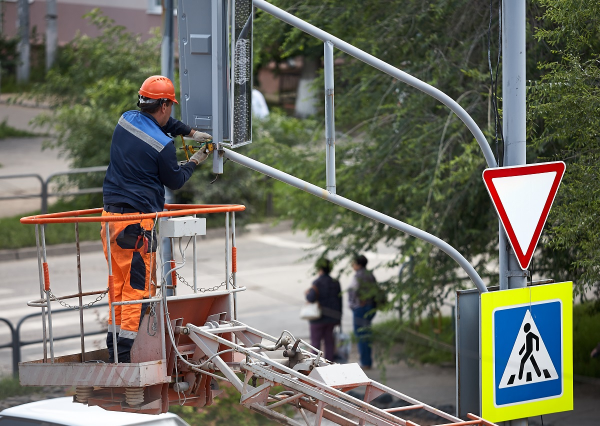
//> input picture machine_learning/activity_1/objects-to-detect.jpg, 1200 x 852 px (shown at 1/2 size)
$ ./findingmask_main objects-to-detect.jpg   (built with g++ and OpenCV 4)
//> lines starting //> are read from the running program, lines starting //| are printed output that depends on the picture; after the words box and inside, x2 and y2 are one past the last pixel; in counts of white or black regions, pixels touching at a corner belong together
/*
 * Simple Object Detection by thresholding with mask
 * File: findingmask_main.cpp
 */

// Importing needed library
#include <opencv2/opencv.hpp>
#include <opencv2/highgui.hpp>
#include <opencv2/imgproc.hpp>
#include <opencv2/highgui/highgui_c.h>

#include <iostream>

// #include <onnxruntime_cxx_api.h>

/*
 * Convenient way for choosing right Colour Mask to Detect needed Object
 * Algorithm:
 * Reading RGB image --> Converting to HSV --> Getting Mask
 * Result:
 * min_blue, min_green, min_red = 21, 222, 70
 * max_blue, max_green, max_red = 176, 255, 255
 */

/*
 * cmake -DCMAKE_BUILD_TYPE=DEBUG ..
 * g++ main.cpp -o output -std=c++11 `pkg-config --cflags --libs opencv4`
 * pkg-config --modversion opencv4
 * https://docs.opencv.org/4.x/index.html
 *
 * opencv version 4.10.0
 * https://www.youtube.com/watch?v=KecMlLUuiE4&list=PL1m2M8LQlzfKtkKq2lK5xko4X-8EZzFPI&index=2
 * https://www.youtube.com/watch?v=mRhQmRm_egc
 *
 */

/*
 * Preparing Track Bars - return void.
 */
void on_trackbar( int, void* )
{
}


int main( int argc, char** argv )
{
   std::cout << "Number of arguments: " << argc << std::endl;

   if( argc != 2 )
   {
      std::cout <<  "Please enter image file .. " << std::endl ;
      return -1;
   }

   cv::Mat my_image = cv::imread(argv[1]);
//> my_image is the input picture: 852 rows x 1200 cols, CV_8UC3; mean B, G, R 96.6, 108.9, 109
   cv::namedWindow("Windows", 0);
   cv::imshow("Windows", my_image);
   cv::waitKey( 0 );

   /*
    * Giving name to the window with Track Bars and specifying that window is resizable
    * Defining Track Bars for convenient process of choosing colours
    * https://docs.opencv.org/3.4/da/d6a/tutorial_trackbar.html
    */
   cv::namedWindow( "Track Bars",
                    cv::WINDOW_NORMAL );

   // For minimum range
   const int slider_max = 255;

   cv::createTrackbar("min_blue", "Track Bars", nullptr, slider_max, on_trackbar);
//> slider 'min_blue' is set to 51
   cv::createTrackbar("min_green", "Track Bars", nullptr, slider_max, on_trackbar);
//> slider 'min_green' is set to 51
   cv::createTrackbar("min_red", "Track Bars", nullptr, slider_max, on_trackbar);
//> slider 'min_red' is set to 51

   // For maximum range
   cv::createTrackbar("max_blue", "Track Bars", nullptr, slider_max, on_trackbar);
//> slider 'max_blue' is set to 255
   cv::createTrackbar("max_green", "Track Bars", nullptr, slider_max, on_trackbar);
//> slider 'max_green' is set to 255
   cv::createTrackbar("max_red", "Track Bars", nullptr, slider_max, on_trackbar);
//> slider 'max_red' is set to 255


   // cv::waitKey( 0 );

   // Reading image with OpenCV library. In this way image is opened already as an array
   // WARNING! OpenCV by default reads images in BGR format
   cv::Mat image_BGR = cv::imread("objects-to-detect.jpg");

   // Resizing image in order to use smaller windows
   cv::resize(image_BGR, image_BGR, cv::Size(600, 426), 0, 0, cv::INTER_LINEAR_EXACT);
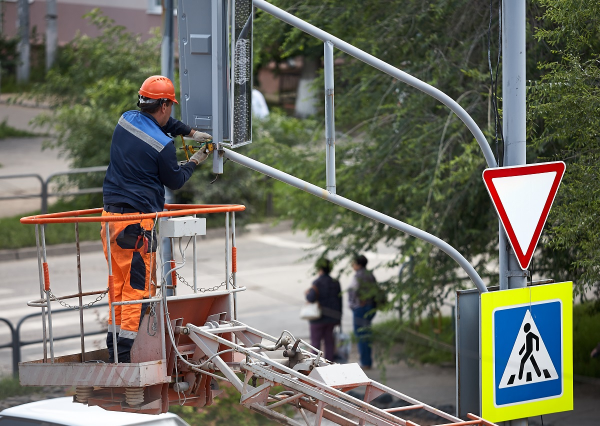
//> image_BGR: 426 rows x 600 cols, CV_8UC3; mean B, G, R 96.7, 109, 109.2

   cv::namedWindow( "Original Image", cv::WINDOW_NORMAL );
   cv::imshow( "Original Image" , image_BGR);

   // cv::waitKey( 0 );

   // Converting original Image to Hue, Saturation and Value format (HSV)
   cv::Mat image_HSV;
   cv::cvtColor( image_BGR, image_HSV, cv::COLOR_BGR2HSV, 0);
//> image_HSV: 426 rows x 600 cols, CV_8UC3; mean H, S, V 57.7, 69.7, 119.9

   cv::namedWindow("HSV Image", cv::WINDOW_NORMAL);
   cv::imshow("HSV Image", image_HSV);
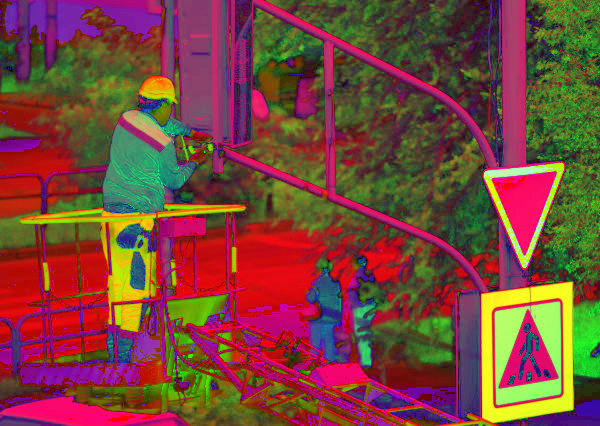
//> window 'HSV Image': 426 rows x 600 cols, CV_8UC3; mean B, G, R 57.7, 69.7, 119.9

   // cv::waitKey( 0 );

   double min_blue = 0.0;
   double min_green = 0.0;
   double min_red = 0.0;

   // For maximum range
   double max_blue = 0.0;
   double max_green = 0.0;
   double max_red = 0.0;


   // Defining loop for choosing right colours for he Mask.
   while( true )
   {
      // Defining variables for saving values of the Track Bars
      // For minimum range
      min_blue = cv::getTrackbarPos("min_blue", "Track Bars");
      min_green = cv::getTrackbarPos("min_green", "Track Bars");
      min_red = cv::getTrackbarPos("min_red", "Track Bars");

      // For maximum range
      max_blue = cv::getTrackbarPos("max_blue", "Track Bars");
      max_green = cv::getTrackbarPos("max_green", "Track Bars");
      max_red = cv::getTrackbarPos("max_red", "Track Bars");

      // Implementing Mask with chosen colours from Track Bars to HSV Image
      // Defining lower bounds and upper bounds for thresholding
      cv::Mat Mask;
      cv:inRange( image_HSV,
                  cv::Scalar(min_blue, min_green, min_red),
                  cv::Scalar(max_blue, max_green, max_red),
                  Mask );
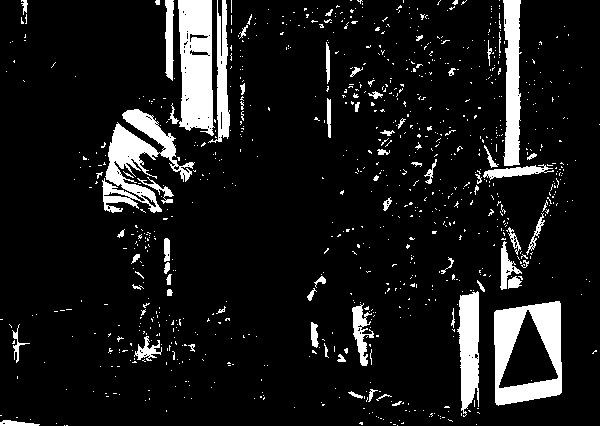
//> Mask: 426 rows x 600 cols, CV_8UC1; 10.1% white; 898 white regions (829 under 20 px), largest, box (x1, y1, x2, y2) and area: (494, 301, 562, 406) 4030, (178, 0, 215, 136) 3988, (102, 109, 195, 213) 3720

      // Showing Binary Image with implemented Mask
      // Giving name to the window with Mask
      // And specifying that window is resizable
      cv::namedWindow( "Binary Image with Mask", cv::WINDOW_NORMAL );
      cv::imshow( "Binary Image with Mask", Mask );

      // Breaking the loop if 'q' is pressed
      if ( cv::waitKey(1) == 'q')
//> the 'q' key is pressed
         break;

   }

   // Destroying all opened windows
   cv::destroyAllWindows();

   // Printing final chosen Mask numbers
   std::cout << "min_blue, min_green, min_red" << std::endl;
   std::cout << min_blue << "   " << min_green << "   " << min_red << std::endl;
   std::cout << "max_blue, max_green, max_red" << std::endl;
   std::cout << max_blue << "   " << max_green << "   " << max_red << std::endl;

   return 0;
}

$ run again, with machine_learning/activity_1/blue-traffic-sign-to-print.jpg copied over machine_learning/activity_1/objects-to-detect.jpg
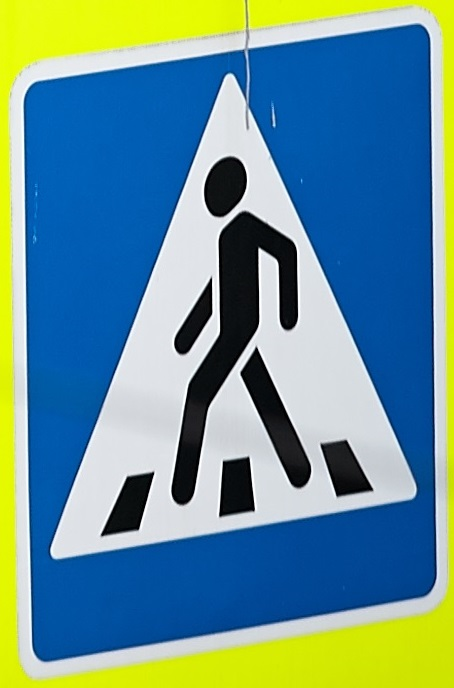
//> input picture machine_learning/activity_1/blue-traffic-sign-to-print.jpg, 454 x 688 px
//> my_image is the input picture: 688 rows x 454 cols, CV_8UC3; mean B, G, R 148.1, 144.5, 101.9
//> image_HSV: 426 rows x 600 cols, CV_8UC3; mean H, S, V 92.8, 165.1, 183.8
//> `cv::imshow("HSV Image", image_HSV);`:
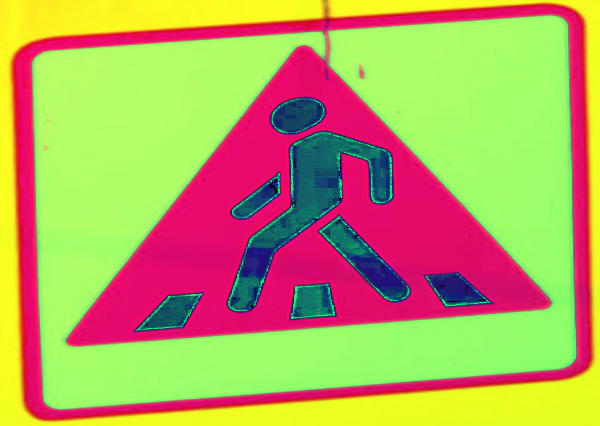
//> window 'HSV Image': 426 rows x 600 cols, CV_8UC3; mean B, G, R 92.8, 165.1, 183.8
//> `cv:inRange( image_HSV, cv::Scalar(min_blue, min_green, min_red), cv::S..`:
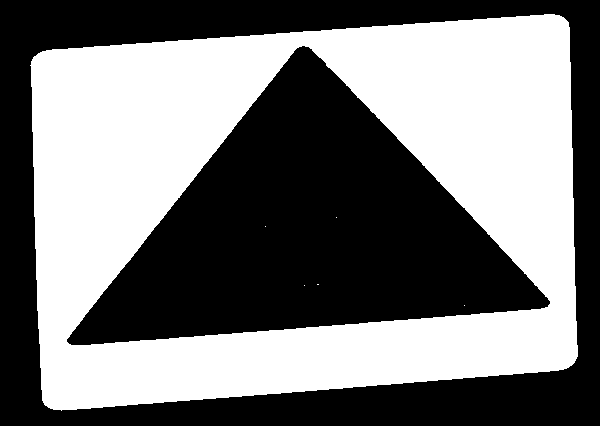
//> Mask: 426 rows x 600 cols, CV_8UC1; 47.7% white; 6 white regions (5 under 20 px), largest, box (x1, y1, x2, y2) and area: (30, 14, 578, 411) 121979

$ run again, with machine_learning/activity_1/red-traffic-sign-to-print.jpg copied over machine_learning/activity_1/objects-to-detect.jpg
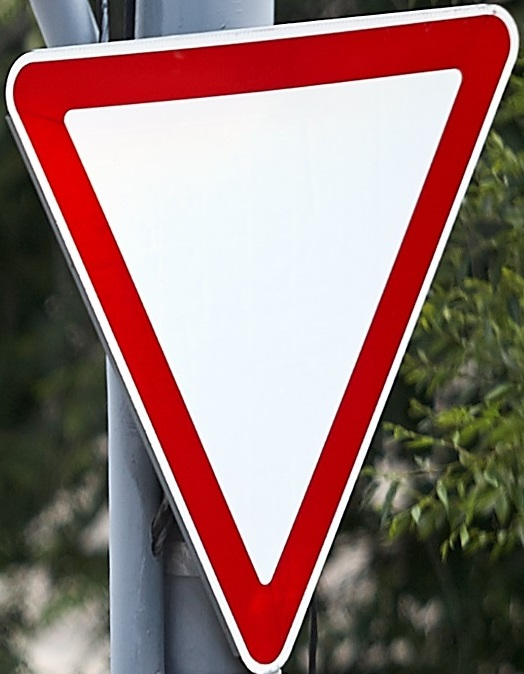
//> input picture machine_learning/activity_1/red-traffic-sign-to-print.jpg, 524 x 674 px
//> my_image is the input picture: 674 rows x 524 cols, CV_8UC3; mean B, G, R 116.1, 119.5, 149.6
//> image_HSV: 426 rows x 600 cols, CV_8UC3; mean H, S, V 78.5, 84.6, 156.7
//> `cv::imshow("HSV Image", image_HSV);`:
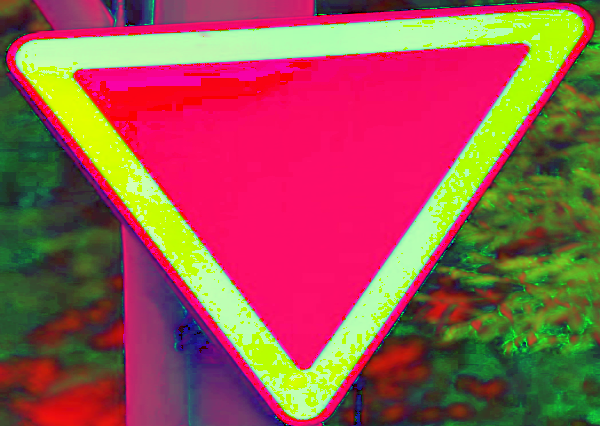
//> window 'HSV Image': 426 rows x 600 cols, CV_8UC3; mean B, G, R 78.5, 84.6, 156.7
//> `cv:inRange( image_HSV, cv::Scalar(min_blue, min_green, min_red), cv::S..`:
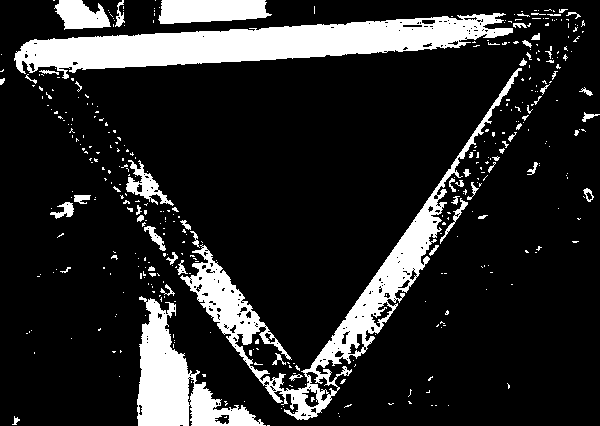
//> Mask: 426 rows x 600 cols, CV_8UC1; 15.9% white; 400 white regions (340 under 20 px), largest, box (x1, y1, x2, y2) and area: (14, 13, 513, 79) 14695, (180, 68, 522, 420) 11314, (137, 296, 266, 426) 6500

$ run again, with machine_learning/activity_1/blueball_image.jpeg copied over machine_learning/activity_1/objects-to-detect.jpg
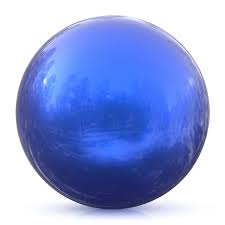
//> input picture machine_learning/activity_1/blueball_image.jpeg, 225 x 225 px
//> my_image is the input picture: 225 rows x 225 cols, CV_8UC3; mean B, G, R 221.6, 163.9, 147.4
//> image_HSV: 426 rows x 600 cols, CV_8UC3; mean H, S, V 79.4, 94.5, 221.7
//> `cv::imshow("HSV Image", image_HSV);`:
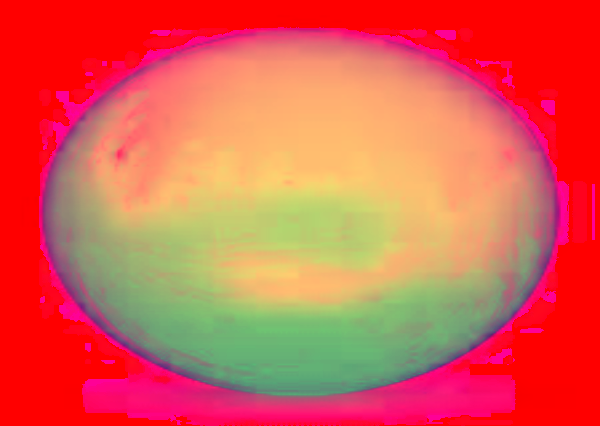
//> window 'HSV Image': 426 rows x 600 cols, CV_8UC3; mean B, G, R 79.4, 94.5, 221.7
//> `cv:inRange( image_HSV, cv::Scalar(min_blue, min_green, min_red), cv::S..`:
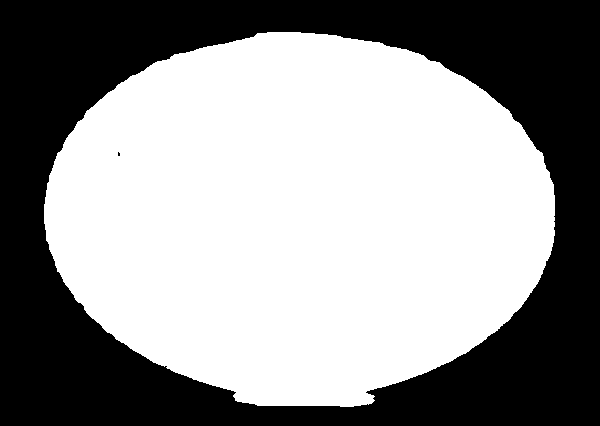
//> Mask: 426 rows x 600 cols, CV_8UC1; 57.6% white; 2 black regions (1 under 20 px), largest, box (x1, y1, x2, y2) and area: (0, 0, 600, 426) 108480
